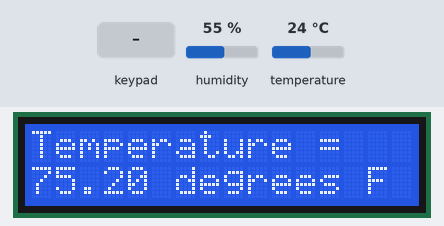
This sketch was run on a simulated Arduino Uno, built with avr-gcc and run on an emulated ATmega328P. On the bench: 16×2 character LCD. Wiring (inferred from the names in the program): DHT11 sensor: data A0. The test bench sets the inputs (shaded band); at power-on: humidity 55 %, temperature 24 °C.

Above: at 1.2 s.
1.3 s: key '*' pressed
At 4.0 s:
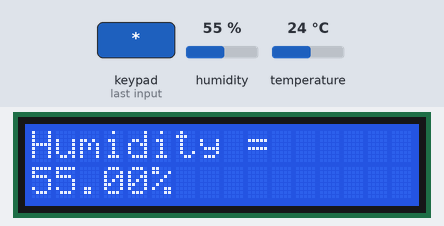
At 7.8 s:
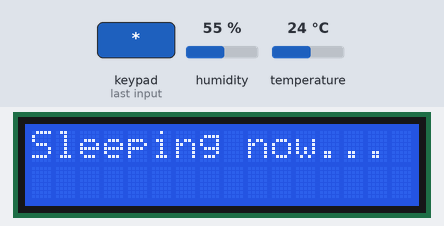
8.1 s: humidity set to 22 %
At 15.7 s:
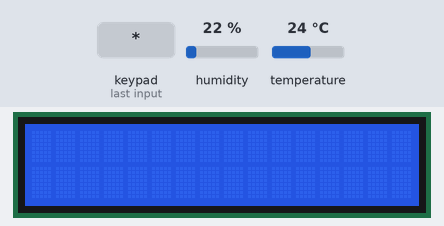
16.7 s: key '#' pressed
27.3 s: keypad keys 7 5 4 3 pressed 1.5 s apart
39.8 s: temperature set to 12 °C
At 41.4 s:
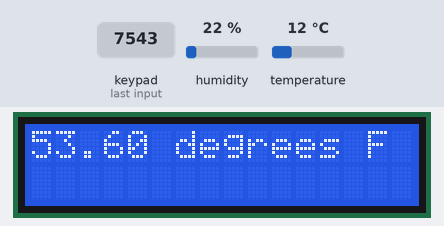
46.1 s: humidity set to 40 %
Timing chart, 0 to 49.1 s (numbered marks = the images above; inputs shaded):
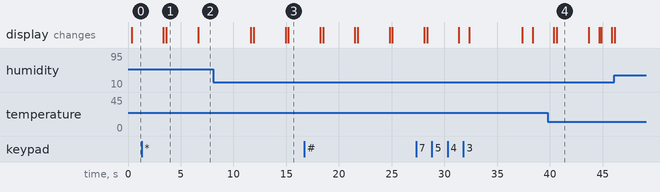

Measured:
- after the input at 1.3 s, the display: first differs from a run without the input after 5.3 s (image 2)
- what the display in image 1 shows lasts 3.0 s, from 3.6 s to 6.6 s

The sketch:

_120418_KeypadTempInput_rev2.ino
```cpp
//  Program to accept temperature inputs from keypad
//  4.16.2012
//  ImagineN4tion
// "[...] guided by Whim, imagination and curiousity."


//$$ Include Libraries
#include <LiquidCrystal.h>  //Include the LCD library
#include <Keypad.h>         //Include the Kepyad library
#include <DHT.h>            //Include the DHT temp and humidity sensor library

//$$ Configure DHT temp and humidity sensor
#define DHTTYPE DHT11   // we are using a DHT11 as opposed to DHT22 or DHT 21
#define DHTPIN A0
DHT dht(DHTPIN, DHTTYPE);

//$$ Configure the Keypad you are using, set how many rows and columns, define pins it's on, create keypad map
const byte ROWS = 4; //four rows
const byte COLS = 3; //three columns
char keys[ROWS][COLS] = {
  {'1','2','3'},
  {'4','5','6'},
  {'7','8','9'},
  {'*','0','#'}
};

byte rowPins[ROWS] = {7, 5, 4, 3}; //connect to the row pinouts of the keypad
byte colPins[COLS] = {2, A4, A5}; //connect to the column pinouts of the keypad

Keypad keypad = Keypad( makeKeymap(keys), rowPins, colPins, ROWS, COLS );


//$$ Configure the LCD by defining the pins it is connected to
LiquidCrystal lcd(8, 9, 10, 11, 12, 13);


//$$ Setup Program Components - serial port communication, the LCD, the Keypad event listener
void setup(){
  Serial.begin(9600);
  dht.begin();          //Start DHT sensor
  lcd.begin(16,2);
  lcd.clear();
  lcd.home();
  keypad.addEventListener(keypadEvent); //add an event listener for this keypad
}


//$$ Main program loop that is executed and reacts to some keypad event (aka: a key is pressed)
void loop(){
  char key = keypad.getKey();
//  if (key) {
//  Serial.println(key);
//  }
  lcd.clear();
  lcd.home();
  lcd.print("Temperature =");
  lcd.setCursor(0,1);
  lcd.print(dht.readTemperature()*9/5+32,2);    //Print temperature differential
  lcd.setCursor(5,1);
  lcd.print(" degrees F");
  delay(3000);
  lcd.clear();
  lcd.home();
  lcd.print("Humidity =");
  lcd.setCursor(0,1);
  lcd.print(dht.readHumidity(),2);    //Print temperature differential
  lcd.setCursor(5,1);
  lcd.print("%");
  delay(3000);
  lcd.clear();
  lcd.home();
}


// When there is a keypad event get the current state: PRESSED, RELEASED OR HOLD, and process code accordingly
void keypadEvent(KeypadEvent key){
  switch (keypad.getState()){
    case PRESSED:{                    // Depending on what key is pressed we have different courses of action.
      switch (key){

// Press # to awaken the wine cooler display.  It then prompts for a desired temperature.
        case '#':{                     //Start case where # is pressed
           lcd.display();                    // Turn on LCD display
           lcd.clear();                      // Clear home
           lcd.home();                       // Return cursor to home position (upper left corner)
           lcd.print("Welcome Traveler");    //Print some text
           delay(1000);                      // Delay for some period
           lcd.setCursor(0,1);               //Set cursor to the second Row first Column
           lcd.print("Let's Drink Wine");       // Print some text
           delay(5000);                      //Delay for some time
           lcd.clear();                      // Clear home
           lcd.home();                       // Return cursor to home position (upper left corner)

           lcd.print("Currently the");       // Print some text
           delay(1000);                      //Delay for some time
           lcd.setCursor(0,1);               //Set cursor to the second Row first Column
           lcd.print("temperature is:");       // Print some text
           delay(2000);                      //Delay for some time
           lcd.clear();                      // Clear home
           lcd.home();                       // Return cursor to home position (upper left corner)

          for(int i = 0; i < 1; i++){
//            void loop() {
              // Reading temperature or humidity takes about 250 milliseconds!
              // Sensor readings may also be up to 2 seconds 'old' (its a very slow sensor)
//              float h = dht.readHumidity();
              float t = dht.readTemperature();

              // check if returns are valid, if they are NaN (not a number) then something went wrong!
//              if (isnan(t) || isnan(h)) {
                if(isnan(t)){
                lcd.println("Failed to read");
              } else {
//                Serial.print("Humidity: ");
//                Serial.print(h);
//                Serial.print(" %\t");
//                lcd.print("Temperature: ");
                lcd.print(t*9/5+32);
                lcd.setCursor(5,0);
                lcd.print(" degrees F");
//                Serial.println(" *C");
              }
//            }
              delay(3000);
              lcd.clear();                      // Clear home
              lcd.home();                       // Return cursor to home position (upper left corner)
//}
          }

           lcd.print("Enter Desired");       // Print some text
           delay(1000);                      //Delay for some time
           lcd.setCursor(0,1);               //Set cursor to the second Row first Column
           lcd.print("Temperature:");       // Print some text
           lcd.setCursor(12,1);                //Set cursor to the 13th column second row
           lcd.blink();                      //Blink Cursor
           char n1 = keypad.waitForKey();        //capture 10's place digit
           lcd.print(n1);
           lcd.setCursor(13,1);                //Set cursor to the 14th column second row
           char n2 = keypad.waitForKey();       //capture 1's place digit
           lcd.print(n2);
           lcd.noBlink();                  //Turn off blinking display
           delay(1000);
           int in1 = n1 - 48;                  //convert from ASCII #'s to actual decimal math form
           int in2 = n2 - 48;                  //convert from ASCII #'s to actual decimal math form

//          Serial.println("in1 =");
//          Serial.println(in1, DEC);
//          Serial.println("in2 =");
//          Serial.println(in2, DEC);
//          Serial.println("Desired Temp =");

          int dt = in1 * 10 + in2;          //Create single number from digits input

//          Serial.println(dt, DEC);
           lcd.clear();
           lcd.home();
           lcd.print("Temp Difference =");
           lcd.setCursor(0,1);          //Set cursor to the first column second row
           lcd.print(dht.readTemperature()*9/5+32-dt,2);    //Print temperature differential
           lcd.setCursor(6,1);
           lcd.print("degrees F");
           delay(3000);

        break;                               //End case where # is pressed
        }                  //End of switch case where # is pressed

//        default:  //Start case where any other key is pressed
//                Serial.println("awake = ");
//                Serial.println(awake);
//           if(awake != 1){
//           lcd.display();                    // Turn on LCD display
//           lcd.clear();                      // Clear home
//           lcd.home();                       // Return cursor to home position (upper left corner)
//           lcd.print("# to Unlock");         // Print some text
//           delay(3000);
//           lcd.clear();                      // Clear home
//           lcd.home();                       // Return cursor to home position (upper left corner)
//           }
//    break;                //End case where any other key is pressed


      }        //End of switch case for which KEY is pressed
    }        //End of switch case for keystate PRESSED


            // Below is code for running some process after a key is realeased

//    case RELEASED:
//      switch (key){
//        case '*': lcd.clear();
//        break;
//        case'1,2,3,4,5,6,7,8,9,0,#':
//          lcd.setCursor(cole,rowe);
//          cole = cole + 1;
//          if (cole == 16){
//            cole = 1;
//            rowe = rowe + 1;
//          }
//        break;
//      }
//    break;


// Depending on what the keystate is we have different courses of action.
    case HOLD:
      switch (key){

        case '*':
          lcd.clear();
          lcd.home();
          lcd.print("Sleeping now...");
          delay(5000);
          lcd.clear();
          lcd.noDisplay();
        break;

//        case'1,2,3,4,5,6,7,8,9,0':
//          lcd.clear();
//          lcd.home();
//          lcd.print("Stop holding key");
//          delay(3000);
//          lcd.clear();
//          lcd.home();
//        break;
      }              //End of switch case for keystate HOLD
  }                  // End of switch case for Finding keystate
}                    //End of Keypad Event
```
